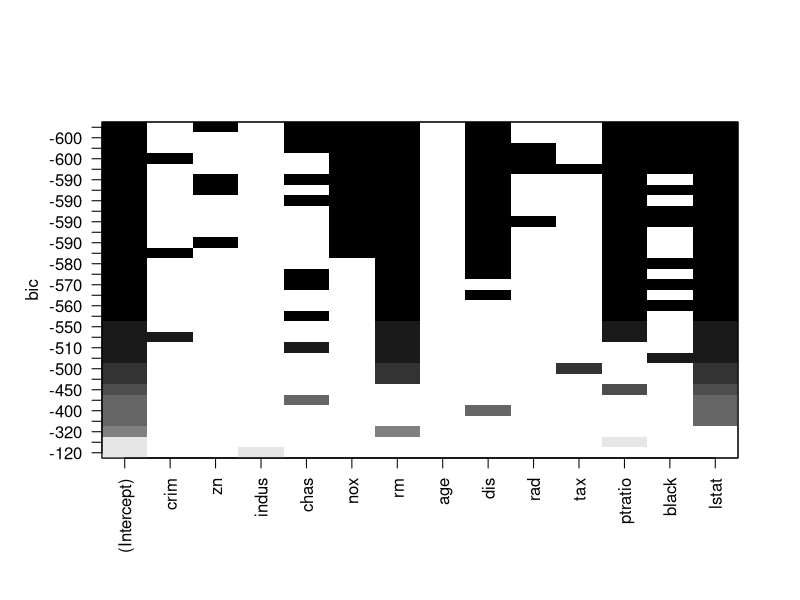

This chart was generated by the following R code:
# Chapter 09. Practice

# 회귀 분석

# 1. 부모의 키가 클수록 자식의 키도 상대적으로 크다고 하는데, 아버지의 키와 아들의 키를
# 조사하였더니 아래와 같이 나왔다고 한다. 이 자료를 바탕으로 해서 회귀식을 구하고
# 아버지의 키가 165cm일 때 아들의 키는 얼마인지 예측하시오.
#     아버지의 키(x):	150  160  170  180  190
#     아들의 키(y):	176  179  182  181  185
height.f <- c(150, 160, 170, 180, 190)
height.s <- c(176, 179, 182, 181, 185)
height <- data.frame(father = height.f, son= height.s)
fit <- lm(son ~ father, data=height)

print(paste("회귀분석 결과 상수항과 회귀계수는 각각 (", format(fit$coefficients[1], digits=4),
            ",", format(fit$coefficients[2], digits=4), ") 이므로 아버지의 키가 165일때 아들의 키는", 
            165*fit$coefficients[2]+fit$coefficients[1], "이다."))

# 2. 소득이 높을수록 신용카드 사용량이 많아진다고 하는데, 월 소득 대비 신용카드 사용량을
# 조사하였더니 아래와 같이 나왔다고 한다. 이 자료를 바탕으로 해서 회귀식을 구하고,
# 월 소득이 250만원일 때 신용카드 사용량을 예측하시오. (단위: 만원)
# 월 소득(x):	100  200  300  400  500
# 카드 사용량(y):	 30    70    85  140  197
x <- c(100, 200, 300, 400, 500)
y <- c(30, 70, 85, 140, 197)
xy <- data.frame(월소득 = x, 카드사용량= y)
fit2 <- lm(카드사용량 ~ 월소득, data=xy)

print(paste("회귀분석 결과 상수항과 회귀계수는 각각 (", format(fit2$coefficients[1], digits=4),
            ",", format(fit2$coefficients[2], digits=4), ") 이므로 월 소득이 250만원일 때 신용카드 사용량은", 
            250*fit2$coefficients[2]+fit2$coefficients[1], "이다."))


# 3. mtcars 데이터셋에서 배기량(disp)에 따른 마력(hp)의 회귀식을 구하시오.
fit3 <- lm(mtcars$hp ~ mtcars$disp, data=mtcars)
fit3

print(paste("배기량(disp)에 따른 마력(hp)의 회귀식은",
            "[ 마력(hp) = ", format(fit3$coefficients[2], digits=4), "* 배기량(disp) +",
            format(fit3$coefficients[1], digits=4), "] 이다."))

# 4. MASS 패키지를 설치하고, 이 패키지 안에 있는 Boston 데이터셋을 이용하여
# Boston 인근의 집값을 결정하는 다중회귀 모델을 만드시오.
library(MASS)
str(Boston)
head(Boston)
names(Boston)
library(leaps)
subsets <- regsubsets(medv ~ ., data=Boston,
                      method='seqrep', nbest=4)
subsets <- regsubsets(medv ~ ., data=Boston,
                      method='exhaustive', nbest=4)

plot(subsets)
fit <- lm(medv ~ zn + chas + nox + rm + dis + ptratio + black + lstat, data=Boston)
summary(fit)
